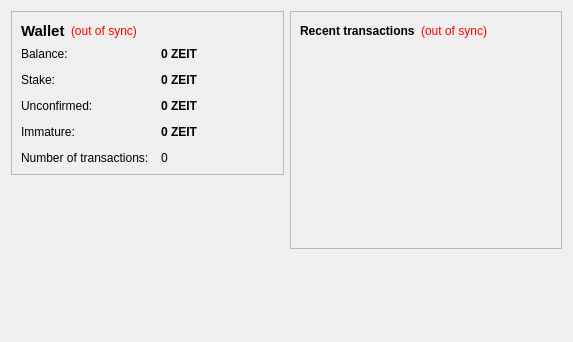
<?xml version="1.0" encoding="UTF-8"?>
<ui version="4.0">
 <class>OverviewPage</class>
 <widget class="QWidget" name="OverviewPage">
  <property name="geometry">
   <rect>
    <x>0</x>
    <y>0</y>
    <width>573</width>
    <height>342</height>
   </rect>
  </property>
  <property name="windowTitle">
   <string>Form</string>
  </property>
  <layout class="QHBoxLayout" name="horizontalLayout" stretch="1,1">
   <item>
    <layout class="QVBoxLayout" name="verticalLayout_2">
     <item>
      <widget class="QFrame" name="frame">
       <property name="frameShape">
        <enum>QFrame::StyledPanel</enum>
       </property>
       <property name="frameShadow">
        <enum>QFrame::Raised</enum>
       </property>
       <layout class="QVBoxLayout" name="verticalLayout_4">
        <item>
         <layout class="QHBoxLayout" name="horizontalLayout_4">
          <item>
           <widget class="QLabel" name="label_5">
            <property name="font">
             <font>
              <pointsize>11</pointsize>
              <weight>75</weight>
              <bold>true</bold>
             </font>
            </property>
            <property name="text">
             <string>Wallet</string>
            </property>
           </widget>
          </item>
          <item>
           <widget class="QLabel" name="labelWalletStatus">
            <property name="toolTip">
             <string>The displayed information may be out of date. Your wallet automatically synchronizes with the Zeitcoin network after a connection is established, but this process has not completed yet.</string>
            </property>
            <property name="styleSheet">
             <string notr="true">QLabel { color: red; }</string>
            </property>
            <property name="text">
             <string notr="true">(out of sync)</string>
            </property>
            <property name="alignment">
             <set>Qt::AlignLeading|Qt::AlignLeft|Qt::AlignVCenter</set>
            </property>
           </widget>
          </item>
          <item>
           <spacer name="horizontalSpacer_2">
            <property name="orientation">
             <enum>Qt::Horizontal</enum>
            </property>
            <property name="sizeHint" stdset="0">
             <size>
              <width>40</width>
              <height>20</height>
             </size>
            </property>
           </spacer>
          </item>
         </layout>
        </item>
        <item>
         <layout class="QFormLayout" name="formLayout_2">
          <property name="fieldGrowthPolicy">
           <enum>QFormLayout::AllNonFixedFieldsGrow</enum>
          </property>
          <property name="horizontalSpacing">
           <number>12</number>
          </property>
          <property name="verticalSpacing">
           <number>12</number>
          </property>
          <item row="0" column="0">
           <widget class="QLabel" name="label">
            <property name="text">
             <string>Balance:</string>
            </property>
           </widget>
          </item>
          <item row="0" column="1">
           <widget class="QLabel" name="labelBalance">
            <property name="font">
             <font>
              <weight>75</weight>
              <bold>true</bold>
             </font>
            </property>
            <property name="cursor">
             <cursorShape>IBeamCursor</cursorShape>
            </property>
            <property name="toolTip">
             <string>Your current balance</string>
            </property>
            <property name="text">
             <string notr="true">0 ZEIT</string>
            </property>
            <property name="textInteractionFlags">
             <set>Qt::LinksAccessibleByMouse|Qt::TextSelectableByKeyboard|Qt::TextSelectableByMouse</set>
            </property>
           </widget>
          </item>
          <item row="1" column="0">
           <widget class="QLabel" name="label_6">
            <property name="text">
             <string>Stake:</string>
            </property>
           </widget>
          </item>
          <item row="1" column="1">
           <widget class="QLabel" name="labelStake">
            <property name="font">
             <font>
              <weight>75</weight>
              <bold>true</bold>
             </font>
            </property>
            <property name="cursor">
             <cursorShape>IBeamCursor</cursorShape>
            </property>
            <property name="toolTip">
             <string>Total of coins that was staked, and do not yet count toward the current balance</string>
            </property>
            <property name="text">
             <string notr="true">0 ZEIT</string>
            </property>
            <property name="textInteractionFlags">
             <set>Qt::LinksAccessibleByMouse|Qt::TextSelectableByKeyboard|Qt::TextSelectableByMouse</set>
            </property>
           </widget>
          </item>
          <item row="2" column="0">
           <widget class="QLabel" name="label_3">
            <property name="text">
             <string>Unconfirmed:</string>
            </property>
           </widget>
          </item>
          <item row="2" column="1">
           <widget class="QLabel" name="labelUnconfirmed">
            <property name="font">
             <font>
              <weight>75</weight>
              <bold>true</bold>
             </font>
            </property>
            <property name="cursor">
             <cursorShape>IBeamCursor</cursorShape>
            </property>
            <property name="toolTip">
             <string>Total of transactions that have yet to be confirmed, and do not yet count toward the current balance</string>
            </property>
            <property name="text">
             <string notr="true">0 ZEIT</string>
            </property>
            <property name="textInteractionFlags">
             <set>Qt::LinksAccessibleByMouse|Qt::TextSelectableByKeyboard|Qt::TextSelectableByMouse</set>
            </property>
           </widget>
          </item>
          <item row="3" column="0">
           <widget class="QLabel" name="labelImmatureText">
            <property name="text">
             <string>Immature:</string>
            </property>
           </widget>
          </item>
          <item row="3" column="1">
           <widget class="QLabel" name="labelImmature">
            <property name="font">
             <font>
              <weight>75</weight>
              <bold>true</bold>
             </font>
            </property>
            <property name="toolTip">
             <string>Mined balance that has not yet matured</string>
            </property>
            <property name="text">
             <string notr="true">0 ZEIT</string>
            </property>
            <property name="textInteractionFlags">
             <set>Qt::LinksAccessibleByMouse|Qt::TextSelectableByKeyboard|Qt::TextSelectableByMouse</set>
            </property>
           </widget>
          </item>
          <item row="4" column="0">
           <widget class="QLabel" name="label_2">
            <property name="text">
             <string>Number of transactions:</string>
            </property>
           </widget>
          </item>
          <item row="4" column="1">
           <widget class="QLabel" name="labelNumTransactions">
            <property name="toolTip">
             <string>Total number of transactions in wallet</string>
            </property>
            <property name="text">
             <string notr="true">0</string>
            </property>
           </widget>
          </item>
         </layout>
        </item>
       </layout>
      </widget>
     </item>
     <item>
      <spacer name="verticalSpacer">
       <property name="orientation">
        <enum>Qt::Vertical</enum>
       </property>
       <property name="sizeHint" stdset="0">
        <size>
         <width>20</width>
         <height>40</height>
        </size>
       </property>
      </spacer>
     </item>
     <item>
      <widget class="QLabel" name="label_6">
       <property name="text">
        <string/>
       </property>
       <property name="pixmap">
        <pixmap resource="../bitcoin.qrc">:/images/backg</pixmap>
       </property>
       <property name="scaledContents">
        <bool>false</bool>
       </property>
       <property name="alignment">
        <set>Qt::AlignCenter</set>
       </property>
       <property name="margin">
        <number>-2</number>
       </property>
      </widget>
     </item>
    </layout>
   </item>
   <item>
    <layout class="QVBoxLayout" name="verticalLayout_3">
     <item>
      <widget class="QFrame" name="frame_2">
       <property name="frameShape">
        <enum>QFrame::StyledPanel</enum>
       </property>
       <property name="frameShadow">
        <enum>QFrame::Raised</enum>
       </property>
       <layout class="QVBoxLayout" name="verticalLayout">
        <item>
         <layout class="QHBoxLayout" name="horizontalLayout_2">
          <item>
           <widget class="QLabel" name="label_4">
            <property name="text">
             <string>&lt;b&gt;Recent transactions&lt;/b&gt;</string>
            </property>
           </widget>
          </item>
          <item>
           <widget class="QLabel" name="labelTransactionsStatus">
            <property name="toolTip">
             <string>The displayed information may be out of date. Your wallet automatically synchronizes with the Zeitcoin network after a connection is established, but this process has not completed yet.</string>
            </property>
            <property name="styleSheet">
             <string notr="true">QLabel { color: red; }</string>
            </property>
            <property name="text">
             <string notr="true">(out of sync)</string>
            </property>
            <property name="alignment">
             <set>Qt::AlignRight|Qt::AlignTrailing|Qt::AlignVCenter</set>
            </property>
           </widget>
          </item>
          <item>
           <spacer name="horizontalSpacer">
            <property name="orientation">
             <enum>Qt::Horizontal</enum>
            </property>
            <property name="sizeHint" stdset="0">
             <size>
              <width>40</width>
              <height>20</height>
             </size>
            </property>
           </spacer>
          </item>
         </layout>
        </item>
        <item>
         <widget class="QListView" name="listTransactions">
          <property name="styleSheet">
           <string notr="true">QListView { background: transparent; }</string>
          </property>
          <property name="frameShape">
           <enum>QFrame::NoFrame</enum>
          </property>
          <property name="verticalScrollBarPolicy">
           <enum>Qt::ScrollBarAlwaysOff</enum>
          </property>
          <property name="horizontalScrollBarPolicy">
           <enum>Qt::ScrollBarAlwaysOff</enum>
          </property>
          <property name="selectionMode">
           <enum>QAbstractItemView::NoSelection</enum>
          </property>
         </widget>
        </item>
       </layout>
      </widget>
     </item>
     <item>
      <spacer name="verticalSpacer_2">
       <property name="orientation">
        <enum>Qt::Vertical</enum>
       </property>
       <property name="sizeHint" stdset="0">
        <size>
         <width>20</width>
         <height>40</height>
        </size>
       </property>
      </spacer>
     </item>
    </layout>
   </item>
  </layout>
 </widget>
 <resources>
  <include location="../bitcoin.qrc"/>
 </resources>
 <connections/>
</ui>
